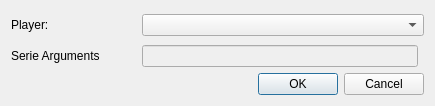
<?xml version="1.0" encoding="UTF-8"?>
<ui version="4.0">
 <class>SetPlayerDialog</class>
 <widget class="QDialog" name="SetPlayerDialog">
  <property name="geometry">
   <rect>
    <x>0</x>
    <y>0</y>
    <width>435</width>
    <height>106</height>
   </rect>
  </property>
  <property name="windowTitle">
   <string>Set Player</string>
  </property>
  <layout class="QGridLayout" name="gridLayout">
   <item row="0" column="0" rowspan="2">
    <widget class="QLabel" name="label">
     <property name="minimumSize">
      <size>
       <width>100</width>
       <height>0</height>
      </size>
     </property>
     <property name="text">
      <string>Player:</string>
     </property>
    </widget>
   </item>
   <item row="0" column="1" rowspan="2" colspan="2">
    <widget class="QComboBox" name="playerBox"/>
   </item>
   <item row="3" column="1" colspan="2">
    <widget class="QDialogButtonBox" name="buttonBox">
     <property name="orientation">
      <enum>Qt::Horizontal</enum>
     </property>
     <property name="standardButtons">
      <set>QDialogButtonBox::Cancel|QDialogButtonBox::Ok</set>
     </property>
    </widget>
   </item>
   <item row="2" column="1">
    <widget class="QLineEdit" name="argumentLineEdit">
     <property name="enabled">
      <bool>false</bool>
     </property>
    </widget>
   </item>
   <item row="2" column="0">
    <widget class="QLabel" name="label_2">
     <property name="minimumSize">
      <size>
       <width>125</width>
       <height>0</height>
      </size>
     </property>
     <property name="text">
      <string>Serie Arguments</string>
     </property>
    </widget>
   </item>
  </layout>
 </widget>
 <resources/>
 <connections>
  <connection>
   <sender>buttonBox</sender>
   <signal>accepted()</signal>
   <receiver>SetPlayerDialog</receiver>
   <slot>accept()</slot>
   <hints>
    <hint type="sourcelabel">
     <x>248</x>
     <y>254</y>
    </hint>
    <hint type="destinationlabel">
     <x>157</x>
     <y>274</y>
    </hint>
   </hints>
  </connection>
  <connection>
   <sender>buttonBox</sender>
   <signal>rejected()</signal>
   <receiver>SetPlayerDialog</receiver>
   <slot>reject()</slot>
   <hints>
    <hint type="sourcelabel">
     <x>316</x>
     <y>260</y>
    </hint>
    <hint type="destinationlabel">
     <x>286</x>
     <y>274</y>
    </hint>
   </hints>
  </connection>
 </connections>
</ui>
